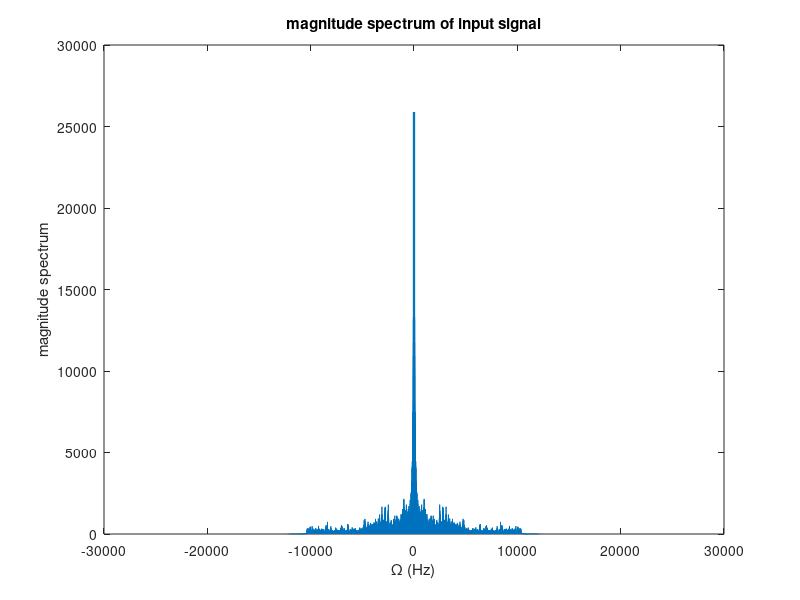
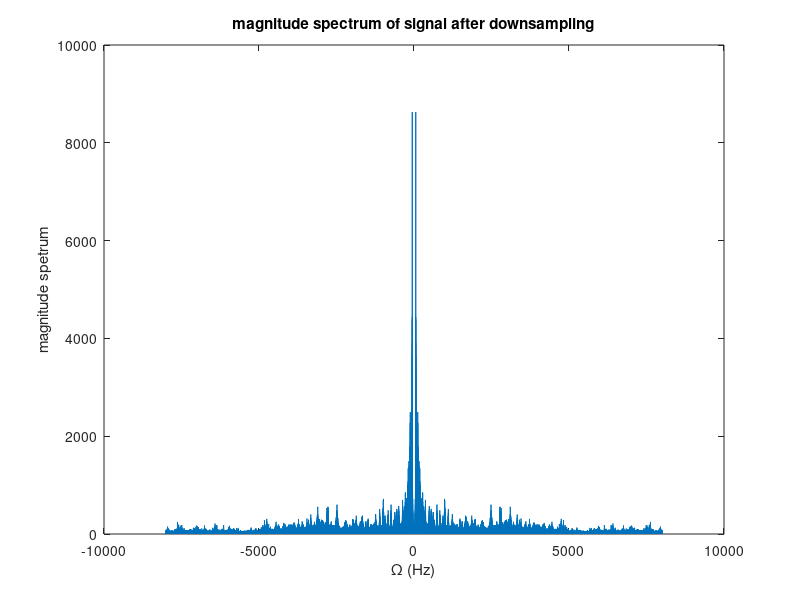
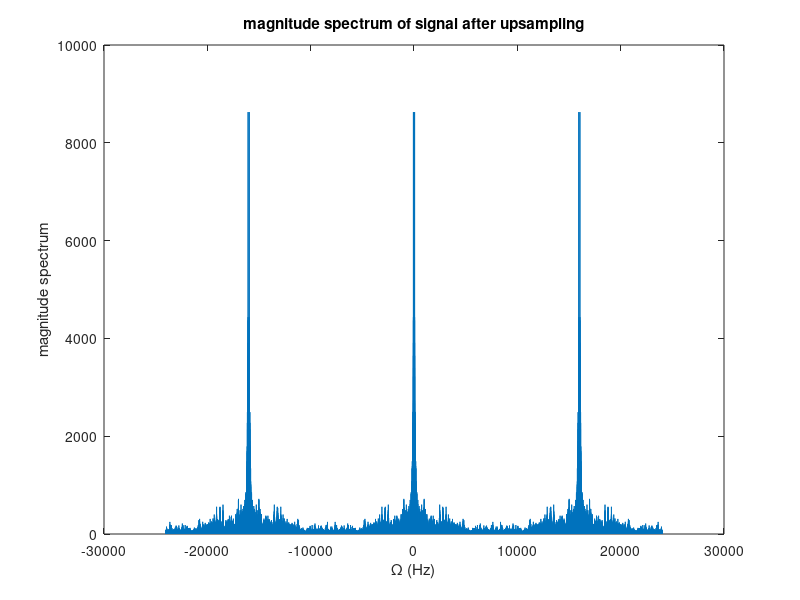
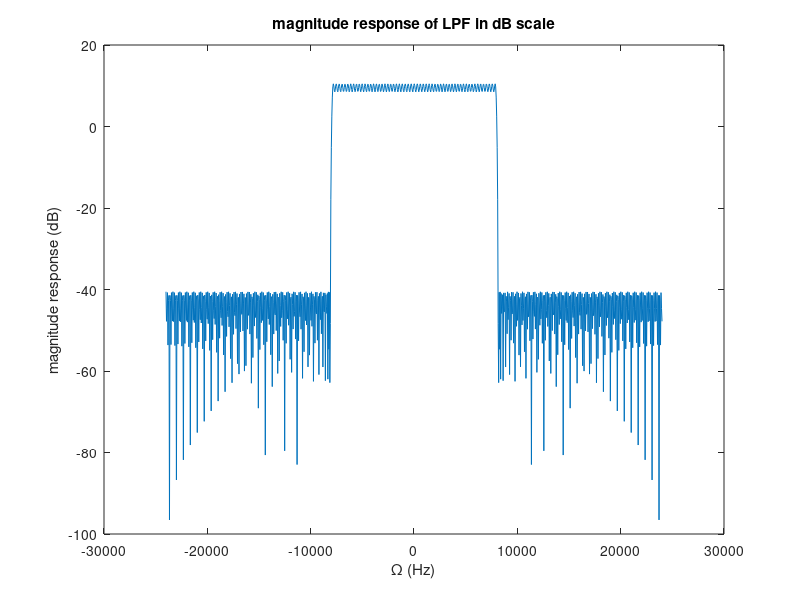

Here is the MATLAB script that generated these plots, in order:
clear all
close all
clc

load('songz.mat');
data = good_news(1:end-1);
N = length(data);
n = 0:N-1;
omega = 2 * pi * n / N;
omega = fftshift(omega);
omega(1:N/2) = omega(1:N/2) - 2 * pi;
fs = 48000;
DATA = fftshift(fft(data));
f = omega * fs / (2*pi);

figure()
plot(f, abs(DATA))
title('magnitude spectrum of input signal')
xlabel('\Omega (Hz)')
ylabel('magnitude spectrum')

%{
% LPF to filter out the high frequency part
f_c = [0.8e4, 0.85e4];
a = [1, 0];
delta_s = 10^(-2.5);
delta_p = ((10^0.1 - 1)/(10^0.1 + 1));
rp = [delta_p, delta_s];

[n, fo, mo, w] = firpmord(f_c, a, rp, fs);
b = firpm(n, fo, mo, w);
aa = zeros(1, length(b));
aa(1) = 1;
data_filter = filter(b, aa, data);

DATA_filter = fftshift(fft(data_filter));
figure()
plot(f, abs(DATA_filter))
%}

% downsample
D = 3;
data_d = downsample(data, D);
DATA_d = fftshift(fft(data_d));

fs_d = fs / D;
N_d = length(data_d);
n_d = 0:N_d-1;

omega_d = 2*pi*n_d/N_d;
omega_d = fftshift(omega_d);
omega_d(1:N_d/2) = omega_d(1:N_d/2) - 2*pi;
f_d = omega_d * fs_d / (2*pi);

figure()
plot(f_d, abs(DATA_d));
title('magnitude spectrum of signal after downsampling')
xlabel('\Omega (Hz)')
ylabel('magnitude spetrum')

% upsample
U = 3;
data_u = upsample(data_d, U);
DATA_u = fftshift(fft(data_u));

figure()
plot(f, abs(DATA_u))
title('magnitude spectrum of signal after upsampling')
xlabel('\Omega (Hz)')
ylabel('magnitude spectrum')

% apply LPF 
f_c = [0.79e4, 0.81e4];
a = [1, 0];
delta_s = 10^(-2.5);
delta_p = ((10^0.1 - 1)/(10^0.1 + 1));
rp = [delta_p, delta_s];

[n, fo, mo, w] = firpmord(f_c, a, rp, fs);
b = firpm(n, fo, mo, w);
lpf = 3 * b;
aa = zeros(1, length(b));
aa(1) = 1;
data_filter = filter(b, aa, data_u);

LPF = fftshift(fft(lpf, 1000));
omega_filter = linspace(-pi, pi, 1000);
f_filter = omega_filter * fs / (2*pi);
figure()
plot(f_filter, mag2db(abs(LPF)))
xlabel('\Omega (Hz)')
ylabel('magnitude response (dB)')
title('magnitude response of LPF in dB scale')

DATA_filter = fftshift(fft(data_filter));
figure()
plot(f, abs(DATA_filter))
title('magnitude spectrum after applying LPF')
xlabel('\Omega (Hz)')
ylabel('magnitude spectrum')